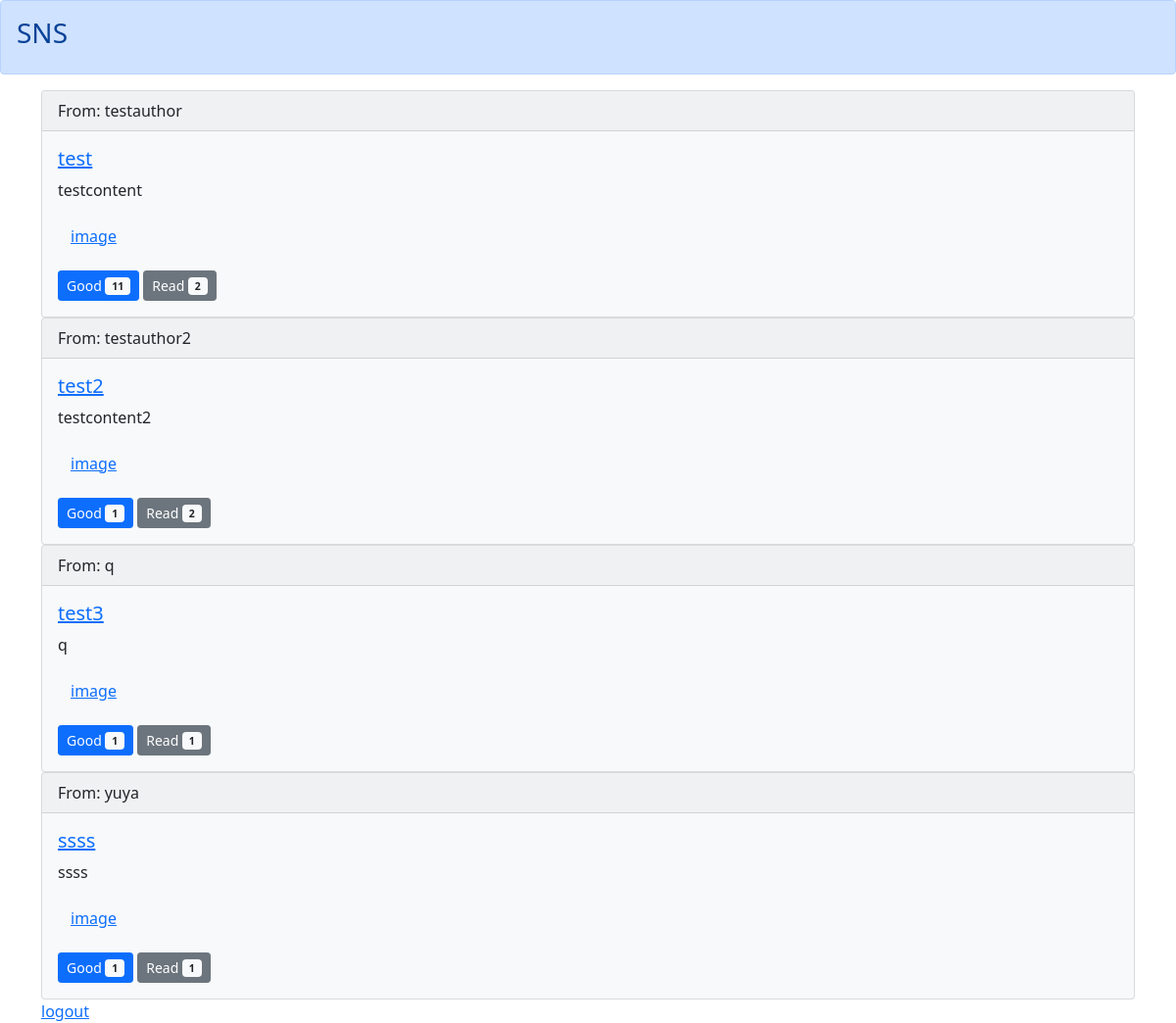
Screenshot of /list/ (signed in) with the database file from the repository.
### boardapp/models.py (models this page shows)
class BoardModel(models.Model):
    title = models.CharField(max_length=100)
    content = models.TextField()
    author = models.CharField(max_length=50)
    snsimage = models.ImageField(upload_to='')
    good = models.IntegerField(null=True, blank=True, default=0)
    read = models.IntegerField(null=True, blank=True, default=0)
    readtext = models.TextField(null=True, blank=True, default='default')

### boardapp/views.py (the view)
# urls.py: path('list/', listfunc, name='list'),
@login_required
def listfunc(request):
    object_list = BoardModel.objects.all()
    return render(request, 'list.html', {'object_list':object_list})

### templates/list.html (shortened to what this page needs)
{% extends 'base.html' %}
{% block header %}
<div class="alert alert-primary" role="alert">
    <h3>SNS</h3>
</div>
{% endblock %}
{% block content %}
<div class="container">
    {% for item in object_list %}
    <div class="card text-dark bg-light">
        <div class="card-header">From: {{ item.author }}</div>
        <div class="card-body">
            <a href="{% url 'detail' item.pk %}"><h5 class="card-title">{{ item.title }}</h5></a>
            <p class="card-text">{{ item.content }}</p>
            <p><a href="{{ item.snsimage.url }}" class="btn btn-link" tabindex="-1" role="button" aria-disabled="true">image</a></p>
            <a href="{% url 'good' item.pk %}" class="btn btn-primary btn-sm" tabindex="-1" role="button" aria-disabled="true">
                Good  <span class="badge bg-light text-dark">{{item.good}}</span></a>
            <a href="{% url 'read' item.pk %}" class="btn btn-secondary btn-sm" tabindex="-1" role="button" aria-disabled="true">
                Read <span class="badge bg-light text-dark">{{item.read}}</span></a>
        </div>
    </div>
    {% endfor %}
    <a href="{% url 'logout' %}">logout</a>
</div>
{% endblock %}

### templates/base.html (shortened to what this page needs)
<!doctype html>
<html lang="en">
  <head>
    <link href="https://cdn.jsdelivr.net/npm/bootstrap@5.0.0-beta2/dist/css/bootstrap.min.css" rel="stylesheet">
  </head>
    {% block header %}
    {% endblock %}
    {% block content %}
    {% endblock %}
</html>

### rows the page displays
BoardModel: author "testauthor", title "test", content "testcontent", good "11", read "2"
BoardModel: author "testauthor2", title "test2", content "testcontent2", good "1", read "2"
BoardModel: author "q", title "test3", content "q", good "1", read "1"
BoardModel: author "yuya", title "ssss", content "ssss", good "1", read "1"
